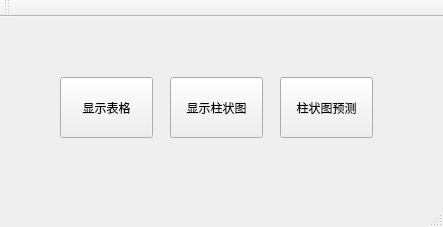
<?xml version="1.0" encoding="UTF-8"?>
<ui version="4.0">
 <class>MainWindow</class>
 <widget class="QMainWindow" name="MainWindow">
  <property name="enabled">
   <bool>true</bool>
  </property>
  <property name="geometry">
   <rect>
    <x>0</x>
    <y>0</y>
    <width>443</width>
    <height>227</height>
   </rect>
  </property>
  <property name="font">
   <font>
    <bold>false</bold>
   </font>
  </property>
  <property name="tabletTracking">
   <bool>false</bool>
  </property>
  <property name="windowTitle">
   <string>リグルの疫情信息查询预测系统</string>
  </property>
  <widget class="QWidget" name="centralWidget">
   <widget class="QPushButton" name="ExcelButton">
    <property name="geometry">
     <rect>
      <x>60</x>
      <y>60</y>
      <width>93</width>
      <height>61</height>
     </rect>
    </property>
    <property name="text">
     <string>显示表格</string>
    </property>
    <attribute name="buttonGroup">
     <string notr="true">buttonGroup</string>
    </attribute>
   </widget>
   <widget class="QPushButton" name="GraphButton">
    <property name="geometry">
     <rect>
      <x>170</x>
      <y>60</y>
      <width>93</width>
      <height>61</height>
     </rect>
    </property>
    <property name="text">
     <string>显示柱状图</string>
    </property>
    <attribute name="buttonGroup">
     <string notr="true">buttonGroup</string>
    </attribute>
   </widget>
   <widget class="QPushButton" name="PredictButton">
    <property name="enabled">
     <bool>true</bool>
    </property>
    <property name="geometry">
     <rect>
      <x>280</x>
      <y>60</y>
      <width>93</width>
      <height>61</height>
     </rect>
    </property>
    <property name="text">
     <string>柱状图预测</string>
    </property>
    <attribute name="buttonGroup">
     <string notr="true">buttonGroup</string>
    </attribute>
   </widget>
   <widget class="QLabel" name="label_3">
    <property name="geometry">
     <rect>
      <x>410</x>
      <y>320</y>
      <width>72</width>
      <height>15</height>
     </rect>
    </property>
    <property name="text">
     <string/>
    </property>
   </widget>
  </widget>
  <widget class="QMenuBar" name="menuBar">
   <property name="enabled">
    <bool>true</bool>
   </property>
   <property name="geometry">
    <rect>
     <x>0</x>
     <y>0</y>
     <width>443</width>
     <height>26</height>
    </rect>
   </property>
  </widget>
  <widget class="QToolBar" name="mainToolBar">
   <property name="enabled">
    <bool>true</bool>
   </property>
   <attribute name="toolBarArea">
    <enum>TopToolBarArea</enum>
   </attribute>
   <attribute name="toolBarBreak">
    <bool>false</bool>
   </attribute>
  </widget>
  <widget class="QStatusBar" name="statusBar"/>
 </widget>
 <layoutdefault spacing="6" margin="11"/>
 <resources/>
 <connections/>
 <buttongroups>
  <buttongroup name="buttonGroup"/>
 </buttongroups>
</ui>
